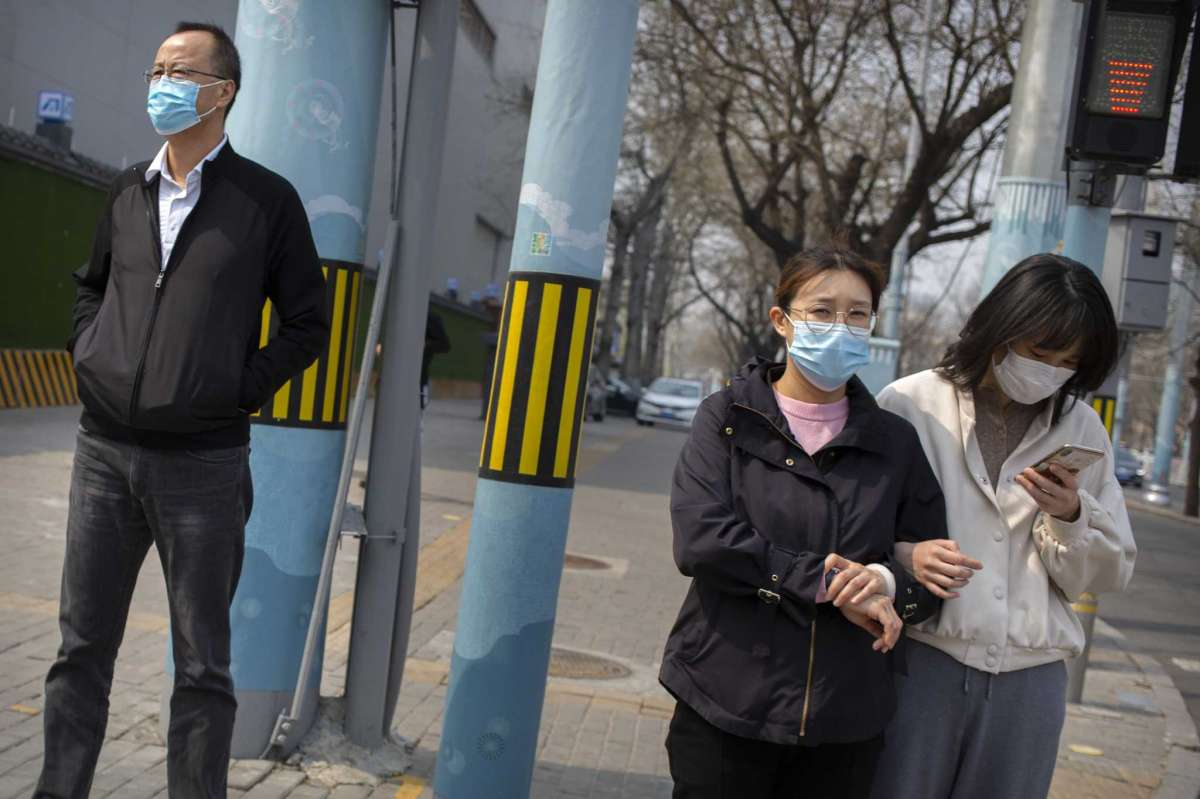
#> input picture dataset/withmasks/1200x0.jpg, 1200 x 799 px, found by its file name; its folder holds 3 pictures in this run
$ jupyter execute --allow-errors MINIPROJECT_DS.ipynb   (shell and % lines are left out)
#> lines starting #> are read from the running program, lines starting #| are printed output that depends on the picture
<a href="https://colab.research.google.com/github/R2000M/MINIPROJECT_DS/blob/main/MINIPROJECT_DS.ipynb" target="_parent"></a>

[cell 1]
cd dataset

[cell 2]
cd /content/dataset

[cell 3]
import os
import matplotlib.pyplot as plt
import numpy as np
from skimage.io import imread
from skimage.transform import resize

target=[]
dataset=[]
flat_data=[]
datadir = '/content/dataset'
categories = ['withmasks', 'withoutmasks']

for cate in categories:
  c_num = categories.index(cate)
  path = os.path.join(datadir, cate)
  for img in os.listdir(path):
    img_array = imread(os.path.join(path,img))
#> img_array is the input picture: shape (799, 1200, 3); mean R, G, B 92.6, 92.9, 92.5
    img_resized = resize(img_array,(150,150,3))
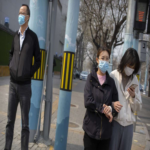
#> img_resized: shape (150, 150, 3) float64; mean R, G, B 0.363, 0.364, 0.363
    flat_data.append(img_resized.flatten())
    dataset.append(img_resized)
    target.append(c_num)
#> pass 2 of the loop `for cate in categories:`:
#> c_num = 1
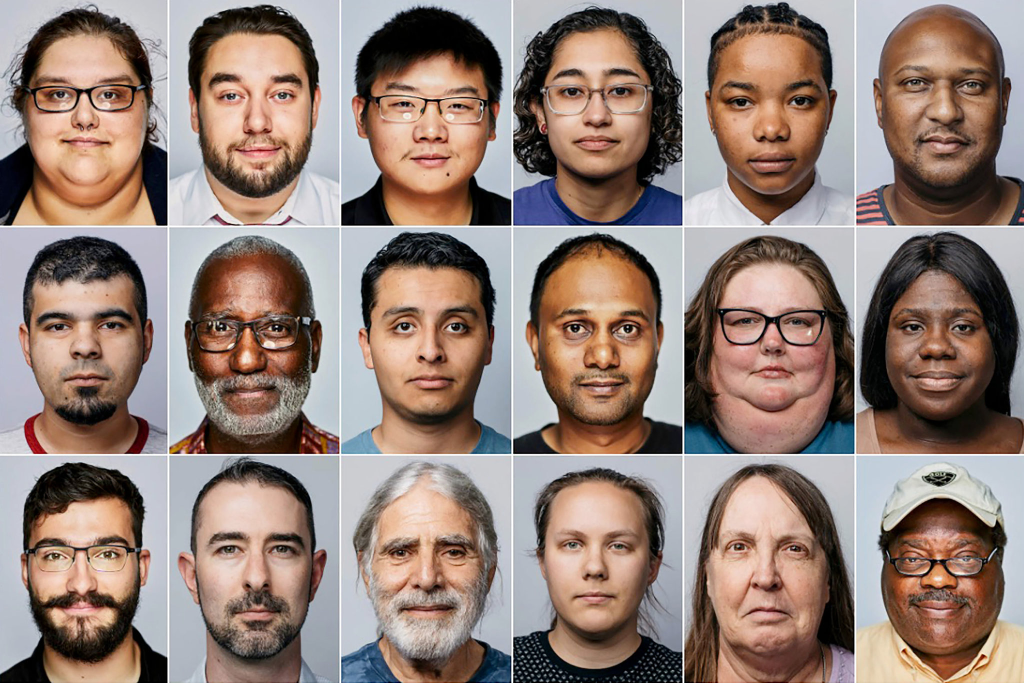
#> input picture dataset/withoutmasks/02-still-for-america-room-loop-superJumbo.jpg, 2048 x 1365 px, found by its file name (shown at 1/2 size)
#> img_array is the input picture: shape (1365, 2048, 3); mean R, G, B 147.7, 128.3, 119.7
#> `img_resized = resize(img_array,(150,150,3))`:
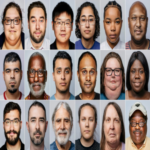
#> img_resized: shape (150, 150, 3) float64; mean R, G, B 0.579, 0.503, 0.47

flat_data = np.array(flat_data)
target = np.array(target)
dataset = np.array(dataset)

[cell 4]
unique, count = np.unique(target, return_counts=True)
plt.bar(categories, count)
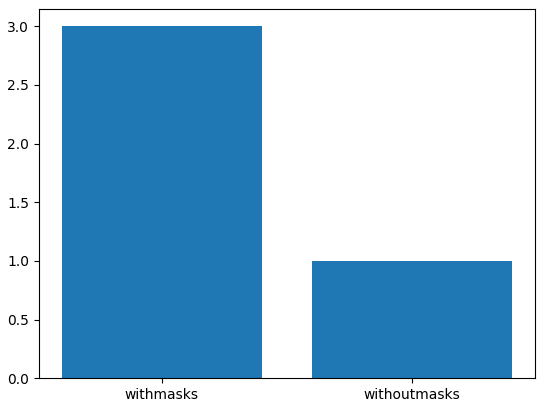
#> figure drawn by matplotlib, 1 panel
